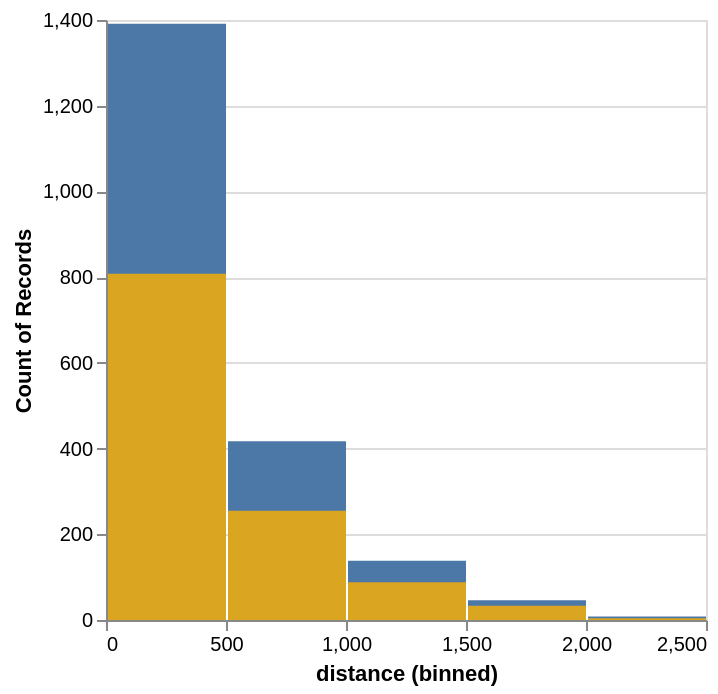

Express this chart as Vega-Lite.
### Vega-Lite specification from a JSON file in a GitHub repository (floating-point values rounded to 4 significant figures; data arrays with more than 128 entries replaced by an {"elided": "..."} marker saying what was removed)
{"$schema": "https://vega.github.io/schema/vega-lite/v4.json", "data": {"values": {"elided": "2000 records"}}, "layer": [{"mark": "bar", "encoding": {"x": {"field": "distance", "bin": true}, "y": {"aggregate": "count"}}}, {"transform": [{"filter": "datum.delay < 5"}], "mark": "bar", "encoding": {"x": {"field": "distance", "bin": true}, "y": {"aggregate": "count"}, "color": {"value": "goldenrod"}}}]}
